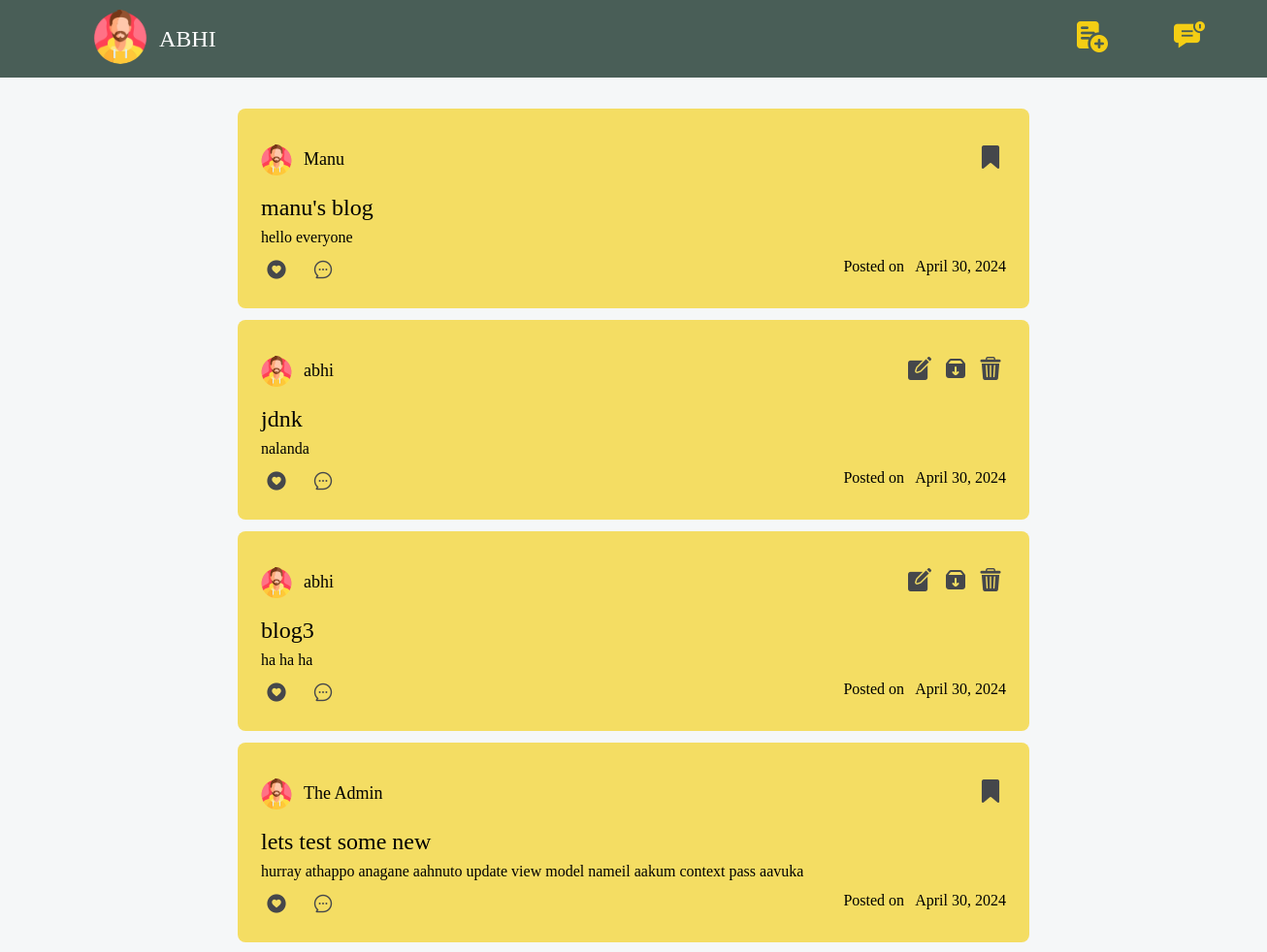
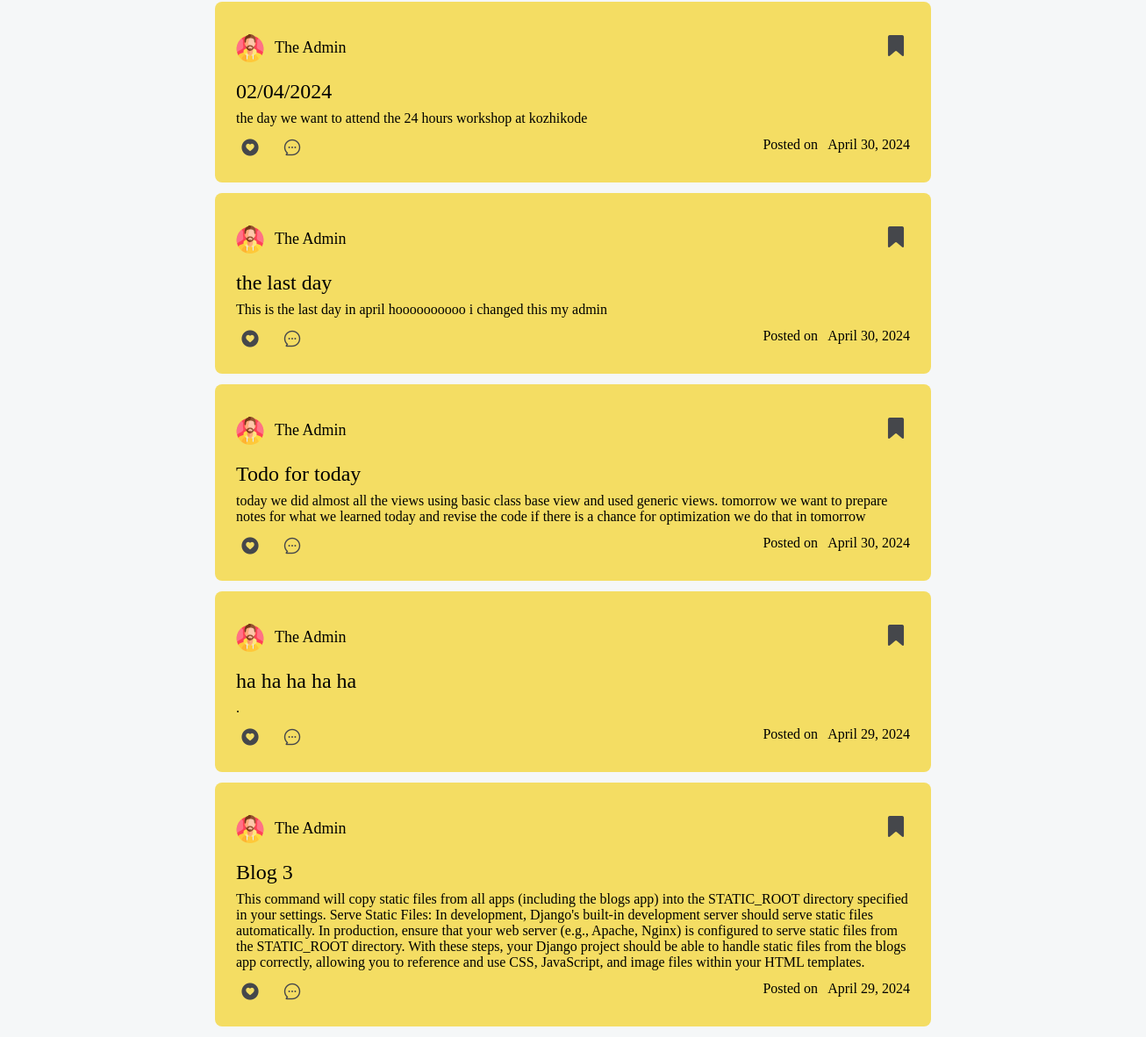
Page / (signed in) on the committed database (2 pictures, top to bottom).
### blogs/models.py (models this page shows, shortened)
class Blog(models.Model):
    title = models.CharField(max_length=100)
    desc = models.TextField()
    date_posted = models.DateField()
    is_archived = models.BooleanField(default=False)
    owner = models.ForeignKey(User, on_delete=models.CASCADE)

### blogs/views.py (the view)
# urls.py: 2. Add a URL to urlpatterns:  path('', Home.as_view(), name='home')
class Home(LoginRequiredMixin, ListView):
    model : Blog
    template_name = 'blog/home.html'
    context_object_name = 'blogs'
    login_url = 'register-account'
    redirect_field_name = 'redirected_to'
    def get_queryset(self):
        return Blog.objects.filter(is_archived = False).order_by('-pk')
    def get_context_data(self, **kwargs):
        context = super().get_context_data(**kwargs)
        comments = Comment.objects.all()
        context['comments_dict'] = comments  # Pass comments dictionary to the template
        return context

### blogs/templates/blog/home.html (shortened to what this page needs)
{% load static %}
<!DOCTYPE html>
<html lang="en">
<head>
    <head>
    </head>
<body>
    <nav>
        <div class="left">
            <a href="{% url 'profile' %}"><img src="{% static "images/man.png" %}" alt="avatar" class="circle-avatar"></a>
            <p class="user-title">{{ request.user.first_name }}</p>
        </div>
        <div class="right">
            <a href="{% url 'blog-create' %}"><img src="{% static 'images/add.png' %}" alt="add" class="nav-icon"></a>
            <img src="{% static 'images/chat.png' %}" alt="add" class="nav-icon" id="btn-notification">
        </div>
    </nav>
    <section>
        {% for blog in blogs %}
            {% if blog.owner == request.user %}
                <div class="card">
                    <div class="card-header">
                        <div class="left">
                            <img src="{% static "images/man.png" %}" alt="profile" class="profile-img">
                            <p class="user-name">{{ blog.owner.first_name }}</p>
                        </div>
                        <div class="right">
                            <a href="{% url "blog-update" pk=blog.pk %}" class="edit"><img src="{% static "images/editing.png" %}" alt="menu" class="icon-btn" id="opt-btn"></a>
                            <a href="{% url "blog-archive" pk=blog.pk %}" class="archive"><img src="{% static "images/archive.png" %}" alt="menu" class="icon-btn" id="opt-btn"></a>
                            <a href="{% url "blog-delete" pk=blog.pk %}" class="delete"><img src="{% static "images/bin.png" %}" alt="menu" class="icon-btn" id="opt-btn"></a>
                        </div>
                    </div>
                    <div class="card-body">
                        <div class="card-title">{{blog.title}}</div>
                        <div class="card-desc">{{blog.desc}}</div>
                    </div>
                    <div class="card-footer">
                        <div class="left">
                            <img src="{% static 'images/thumbs-up.png' %}" alt="like" class="icon-btn like-button" data-blog-id="{{ blog.pk }}">
                            <img src="{% static "images/comment.png" %}" alt="comment" class="icon-btn comment-toggle" id="comment-btn">
                        </div>
                        <div>Posted on &nbsp; {{blog.date_posted}}</div>
                    </div>
                </div>
            {% else %}
                <div class="card">
                    <div class="card-header">
                        <div class="left">
                            <img src="{% static "images/man.png" %}" alt="profile" class="profile-img">
                            <p class="user-name">{{ blog.owner.first_name }}</p>
                        </div>
                        <div class="right">
                            <a href="{% url "blog-save" pk=blog.pk %}"><img src="{% static "images/bookmark.png" %}" alt="menu" class="icon-btn" id="opt-btn"></a>
                        </div>
                    </div>
                    <div class="card-body">
                        <div class="card-title">{{blog.title}}</div>
                        <div class="card-desc">{{blog.desc}}</div>
                    </div>
                    <div class="card-footer">
                        <div class="left">
                            <img src="{% static 'images/thumbs-up.png' %}" alt="like" class="icon-btn like-button" data-blog-id="{{ blog.pk }}">
                            <img src="{% static "images/comment.png" %}" alt="comment" class="icon-btn comment-toggle" id="comment-btn">
                        </div>
                        <div>Posted on &nbsp; {{blog.date_posted}}</div>
                    </div>
                </div>
            {% endif %}
        {% endfor %}
    </section>
</body>
</html>

### blogs/templates/blog/home.html (style rules this page uses)
:root { --primary: #F5F7F8; --secondary: #F4CE14; --tertiary: #495E57; --darkest: #45474B; }
body { background-color: var(--primary); padding: 0; margin: 0; display: flex; justify-content: center; }
nav { position: fixed; top: 0; left: 0; right: 0; height: 5rem; background-color: var(--tertiary); display: flex; justify-content: space-between; align-items: center; z-index: 100; }
nav>.left { display: flex; margin-left: 6rem; align-items: center; justify-content: space-between; }
.circle-avatar { width: 56px; height: 56px; border-radius: 28px; align-self: center; }
.user-title { font-size: 24px; margin-left: 12px; color: white; text-transform: uppercase; }
.nav-icon { width: 32px; margin-right: 4rem; cursor: pointer; }
section { margin-top: 7rem; padding-inline: 18rem; }
.card { width: 48rem; position: relative; background: #f5d015a6; padding: 24px; border-radius: 8px; margin-bottom: 12px; }
.card-header { display: flex; justify-content: space-between; align-items: center; font-size: 18px; }
.card-header>.left { display: flex; align-items: center; }
.profile-img { height: 32px; margin-right: 12px; }
.card-title { font: 24px bold; margin: 8px 0px; }
.card-footer { display: flex; justify-content: space-between; margin-top: 12px; }
.card-footer>.left>img { margin-inline-end: 12px; }
.icon-btn { cursor: pointer; padding-inline: 4px; }
a { text-decoration: none; color: #000; }

### rows in the picture
Blog: owner.first_name "Manu", title "manu's blog", desc "hello everyone", date_posted "April 30, 2024"
Blog: owner.first_name "abhi", title "jdnk", desc "nalanda", date_posted "April 30, 2024"
Blog: owner.first_name "abhi", title "blog3", desc "ha ha ha", date_posted "April 30, 2024"
Blog: owner.first_name "The Admin", title "lets test some new", desc "hurray athappo anagane aahnuto update view model nameil aakum context pass aavuka", date_posted "April 30, 2024"
Blog: owner.first_name "The Admin", title "02/04/2024", desc "the day we want to attend the 24 hours workshop at kozhikode", date_posted "April 30, 2024"
Blog: owner.first_name "The Admin", title "the last day", desc "This is the last day in april hoooooooooo i changed this my admin", date_posted "April 30, 2024"
Blog: owner.first_name "The Admin", title "Todo for today", desc "today we did almost all the views using basic class base view and used generic views. tomorrow we want to prepare notes for what we learned today and revise the code if there is a chance for optimization we do that in tomorrow", date_posted "April 30, 2024"
Blog: owner.first_name "The Admin", title "ha ha ha ha ha", desc ".", date_posted "April 29, 2024"
Blog: owner.first_name "The Admin", title "Blog 3", desc "This command will copy static files from all apps (including the blogs app) into the STATIC_ROOT directory specified in your settings. Serve Static Files: In development, Django's built-in development server should serve static files automatically. In production, ensure that your web server (e.g., Apache, Nginx) is configured to serve static files from the STATIC_ROOT directory. With these steps, your Django project should be able to handle static files from the blogs app correctly, allowing you to reference and use CSS, JavaScript, and image files within your HTML templates.", date_posted "April 29, 2024"

### other values in the picture
{{ request.user.first_name }} "ABHI"
